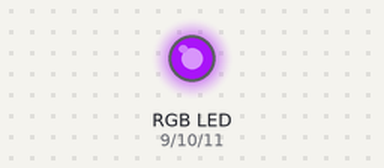
The sketch below on a simulated Arduino Uno, built with avr-gcc and run on an emulated ATmega328P. Shown: an RGB LED mixed from three pins (HIGH = lit). Dim RGB values are drawn brighter than linear; random numbers use the default seed unless the sketch sets one.

Above: at 0.1 s.
At 4.1 s:
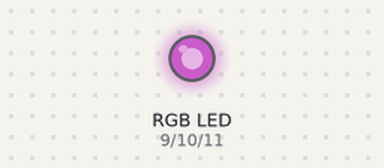
At 9.1 s:
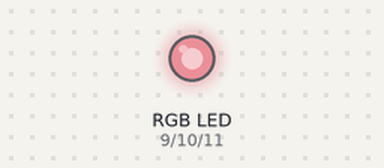
At 19.1 s:
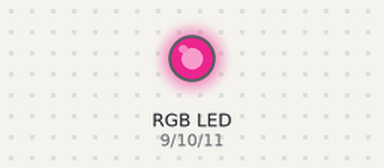
At 28.1 s:
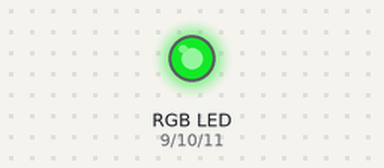
At 38.1 s:
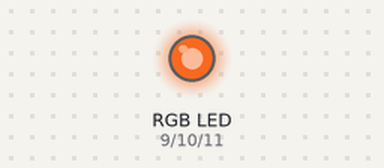
Timing chart, 0 to 40.0 s (numbered marks = the images above):
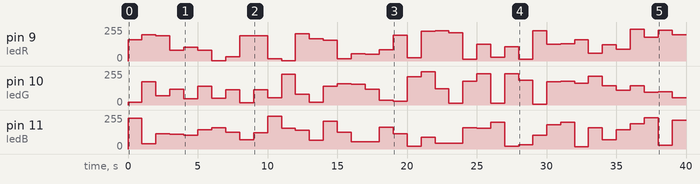

Measured:
- by itself, pin 9 (ledR): 0/255 → 158/255 at 0.00 s, → 197/255 1.0 s later, → 188/255 1.0 s later, → 80/255 1.0 s later, … (40 changes in this stretch)
- by itself, pin 10 (ledG): 0/255 → 19/255 at 0.00 s, → 175/255 1.0 s later, → 68/255 1.0 s later, → 120/255 1.0 s later, … (40 changes in this stretch)

The sketch:

LV01_ZAD08.ino
```cpp
int ledR = 9;
int ledG = 10;
int ledB = 11;

void setup() {
  pinMode(ledR, OUTPUT);
  pinMode(ledG, OUTPUT);
  pinMode(ledB, OUTPUT);
}

void loop() {
  setColor(random(255), random(255), random(255));
  delay(1000);
}

void setColor(int red, int green, int blue){
  analogWrite(ledR, red);
  analogWrite(ledG, green);
  analogWrite(ledB, blue);
}
```
